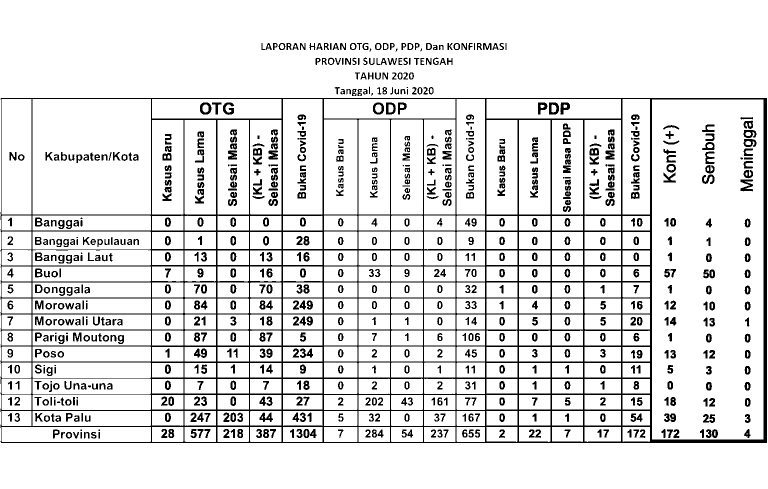
#> input picture images/bw_invert.png, 1536 x 978 px (shown at 1/2 size)
$ python ROI_selection.py ../images/bw_invert.png
#> lines starting #> are read from the running program, lines starting #| are printed output that depends on the picture; after the words box and inside, x2 and y2 are one past the last pixel; in counts of white or black regions, pixels touching at a corner belong together
#> in main, src is the input picture: shape (978, 1536, 3); 88.5% white; 841 black regions (31 under 20 px), largest, box (x1, y1, x2, y2) and area: (1, 196, 1534, 886) 87071, (1481, 359, 1506, 383) 352, (1098, 205, 1118, 229) 311
# -*- coding: utf-8 -*-
"""
Created on Tue Jun 16 15:48:11 2020

@author: My Laptop
"""

# -*- coding: utf-8 -*-
"""
Created on Tue Jun 16 14:19:57 2020

@author: My Laptop
"""

# -*- coding: utf-8 -*-
"""
Created on Tue Jun 16 13:48:51 2020

@author: My Laptop
"""

"""
@file hough_lines.py
@brief This program demonstrates line finding with the Hough transform
"""
import sys
import math
import cv2 as cv
import numpy as np

def is_vertical(line):
    return line[0]==line[2]

def is_horizontal(line):
    return line[1]==line[3]

def overlapping_filter(lines, sorting_index):
    filtered_lines = []

    lines = sorted(lines, key=lambda lines: lines[sorting_index])

    for i in range(len(lines)):
            l_curr = lines[i]
            if(i>0):
                l_prev = lines[i-1]
                if ( (l_curr[sorting_index] - l_prev[sorting_index]) > 5):
                    filtered_lines.append(l_curr)
            else:
                filtered_lines.append(l_curr)

    return filtered_lines

def detect_lines(image, title='default', rho = 1, theta = np.pi/180, threshold = 50, minLinLength = 290, maxLineGap = 6, display = False, write = False):
    # Check if image is loaded fine
#> called with title = 'default', rho = 1, theta = 0.0175, threshold = 50, minLinLength = 290, maxLineGap = 6, display = True, write = False
    gray = cv.cvtColor(image, cv.COLOR_BGR2GRAY)

    if gray is None:
        print ('Error opening image!')
        return -1

    dst = cv.Canny(gray, 50, 150, None, 3)
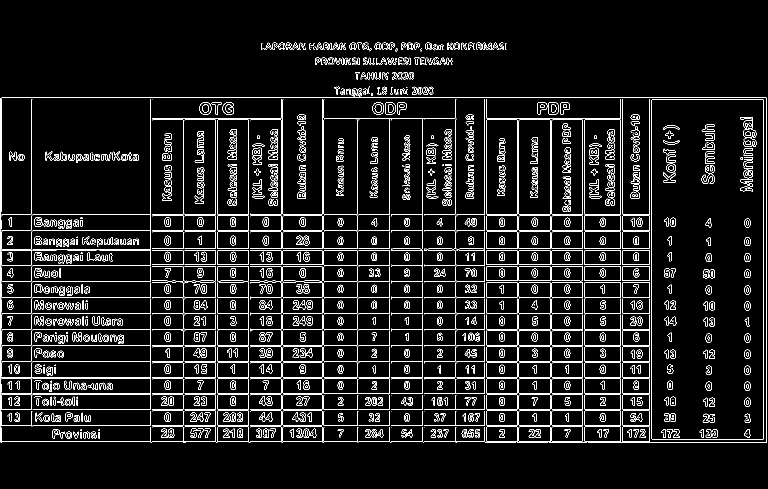
#> dst: shape (978, 1536) (shown at 1/2 size); 6.6% white in thin lines or dots, all inside (x1, y1, x2, y2) = (0, 85, 1534, 886)

    # Copy edges to the images that will display the results in BGR
    cImage = np.copy(image)

    #linesP = cv.HoughLinesP(dst, 1 , np.pi / 180, 50, None, 290, 6)
    linesP = cv.HoughLinesP(dst, rho , theta, threshold, None, minLinLength, maxLineGap)
#> linesP = 66 rows, first 6: [1, 428, 1303, 428], [1, 690, 1303, 690], [1, 626, 1303, 626], [3, 195, 1532, 195], [0, 594, 1303, 594], [1, 460, 1303, 460]

    horizontal_lines = []
    vertical_lines = []

    if linesP is not None:
        #for i in range(40, nb_lines):
        for i in range(0, len(linesP)):
            l = linesP[i][0]

            if (is_vertical(l)):
                vertical_lines.append(l)

            elif (is_horizontal(l)):
                horizontal_lines.append(l)
#> this loop made 66 passes
#> l on passes 1 to 12: [1, 428, 1303, 428], [1, 690, 1303, 690], [1, 626, 1303, 626], [3, 195, 1532, 195], [0, 594, 1303, 594], [1, 460, 1303, 460], [1, 658, 1303, 658], [1, 757, 1303, 757], [301, 497, 1303, 497], [135, 500, 1303, 500], [1, 883, 969, 883], [0, 722, 1303, 722]
#> after the loop, horizontal_lines = 36 items, first 6: [1, 428, 1303, 428], [1, 690, 1303, 690], [1, 626, 1303, 626], [3, 195, 1532, 195], [0, 594, 1303, 594], [1, 460, 1303, 460]; vertical_lines = 30 items, first 6: [1533, 885, 1533, 196], [565, 885, 565, 199], [972, 881, 972, 199], [1299, 882, 1299, 198], [1168, 881, 1168, 241], [1, 756, 1, 439]

        horizontal_lines = overlapping_filter(horizontal_lines, 1)
#> in overlapping_filter, `lines = sorted(lines, key=lambda lines: lines[sorting_index])`: lines = 36 items, first 6: [3, 195, 1532, 195], [1, 428, 1303, 428], [300, 431, 648, 431], [1, 460, 1303, 460], [300, 463, 648, 463], [301, 497, 1303, 497]
#> the loop in overlapping_filter, `for i in range(len(lines)):` made 36 passes
#> (l_curr, l_prev) on passes 2 to 13: ([1, 428, 1303, 428], [3, 195, 1532, 195]), ([300, 431, 648, 431], [1, 428, 1303, 428]), ([1, 460, 1303, 460], [300, 431, 648, 431]), ([300, 463, 648, 463], [1, 460, 1303, 460]), ([301, 497, 1303, 497], [300, 463, 648, 463]), ([4, 498, 300, 498], [301, 497, 1303, 497]), ([135, 500, 1303, 500], [4, 498, 300, 498]), ([301, 529, 647, 529], [135, 500, 1303, 500]), ([648, 530, 969, 530], [301, 529, 647, 529]), ([974, 532, 1303, 532], [648, 530, 969, 530]), ([969, 561, 1303, 561], [974, 532, 1303, 532]), ([639, 562, 969, 562], [969, 561, 1303, 561])
#> after the loop in overlapping_filter, `for i in range(len(lines)):`: filtered_lines = 16 items, first 6: [3, 195, 1532, 195], [1, 428, 1303, 428], [1, 460, 1303, 460], [301, 497, 1303, 497], [301, 529, 647, 529], [969, 561, 1303, 561]
#> horizontal_lines has the same summary as filtered_lines in overlapping_filter
        vertical_lines = overlapping_filter(vertical_lines, 0)
#> the loop in overlapping_filter (call 2), `for i in range(len(lines)):` made 30 passes
#> (l_curr, l_prev) on passes 2 to 13: ([3, 758, 3, 440], [1, 756, 1, 439]), ([62, 851, 62, 198], [3, 758, 3, 440]), ([301, 885, 301, 198], [62, 851, 62, 198]), ([366, 882, 366, 240], [301, 885, 301, 198]), ([431, 882, 431, 240], [366, 882, 366, 240]), ([434, 885, 434, 241], [431, 882, 431, 240]), ([497, 885, 497, 240], [434, 885, 434, 241]), ([562, 882, 562, 198], [497, 885, 497, 240]), ([565, 885, 565, 199], [562, 882, 562, 198]), ([644, 882, 644, 198], [565, 885, 565, 199]), ([647, 885, 647, 199], [644, 882, 644, 198]), ([714, 882, 714, 239], [647, 885, 647, 199])
#> vertical_lines = 20 items, first 6: [1, 756, 1, 439], [62, 851, 62, 198], [301, 885, 301, 198], [366, 882, 366, 240], [431, 882, 431, 240], [497, 885, 497, 240]

    if (display):
        for i, line in enumerate(horizontal_lines):
            cv.line(cImage, (line[0], line[1]), (line[2], line[3]), (0,255,0), 3, cv.LINE_AA)

            cv.putText(cImage, str(i) + "h", (line[0] + 5, line[1]), cv.FONT_HERSHEY_SIMPLEX,
                       0.5, (0, 0, 0), 1, cv.LINE_AA)
#> this loop made 16 passes
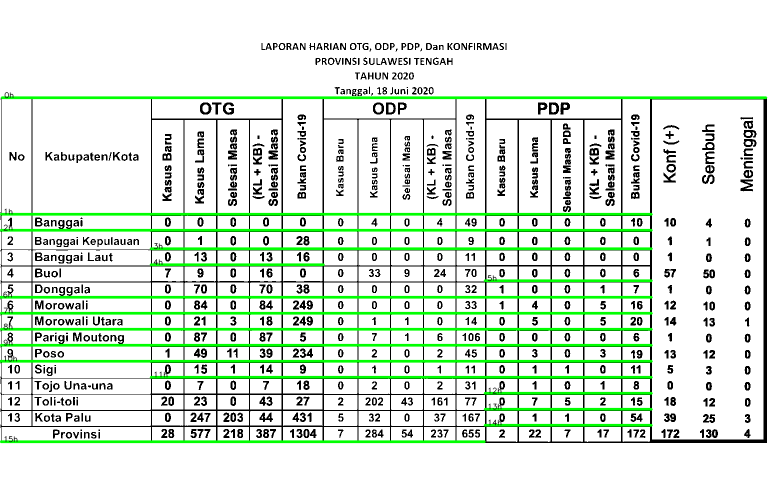
#> cImage: shape (978, 1536, 3) (shown at 1/2 size); 7.26% of pixels changed, all inside (x1, y1, x2, y2) = (0, 183, 1536, 887)

        for i, line in enumerate(vertical_lines):
            cv.line(cImage, (line[0], line[1]), (line[2], line[3]), (0,0,255), 3, cv.LINE_AA)
            cv.putText(cImage, str(i) + "v", (line[0], line[1] + 5), cv.FONT_HERSHEY_SIMPLEX,
                       0.5, (0, 0, 0), 1, cv.LINE_AA)
#> this loop made 20 passes
#> line on passes 1 to 12: [1, 756, 1, 439], [62, 851, 62, 198], [301, 885, 301, 198], [366, 882, 366, 240], [431, 882, 431, 240], [497, 885, 497, 240], [562, 882, 562, 198], [644, 882, 644, 198], [714, 882, 714, 239], [779, 882, 779, 239], [845, 882, 845, 239], [910, 882, 910, 198]
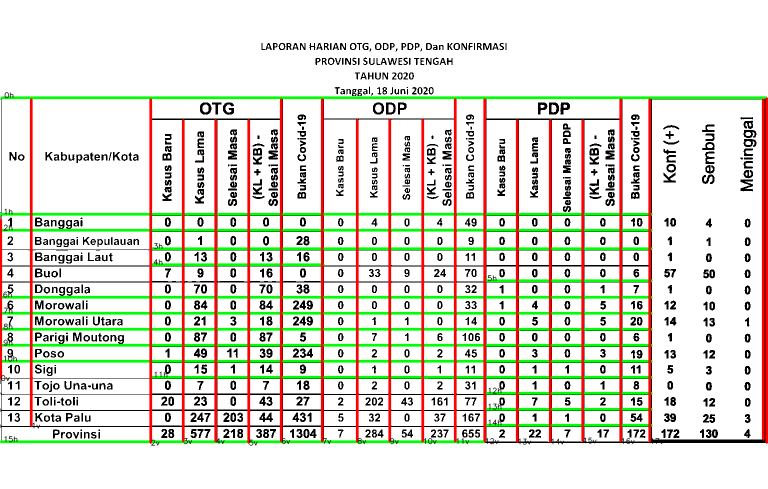
#> cImage: shape (978, 1536, 3) (shown at 1/2 size); 6.09% of pixels changed, all inside (x1, y1, x2, y2) = (0, 194, 1536, 892)

        cv.imshow("Source", cImage)
        #cv.imshow("Canny", cdstP)
        cv.waitKey(0)
        cv.destroyAllWindows()

    if (write):
        cv.imwrite("../Images/" + title + ".png", cImage);

    return (horizontal_lines, vertical_lines)

def get_cropped_image(image, x, y, w, h):
    cropped_image = image[ y:y+h , x:x+w ]
    return cropped_image

def get_ROI(image, horizontal, vertical, left_line_index, right_line_index, top_line_index, bottom_line_index, offset=4):
    x1 = vertical[left_line_index][2] + offset
    y1 = horizontal[top_line_index][3] + offset
    x2 = vertical[right_line_index][2] - offset
    y2 = horizontal[bottom_line_index][3] - offset

    w = x2 - x1
    h = y2 - y1

    cropped_image = get_cropped_image(image, x1, y1, w, h)

    return cropped_image, (x1, y1, w, h)

def main(argv):

    default_file = '../Images/source6.png'
    filename = argv[0] if len(argv) > 0 else default_file

    src = cv.imread(cv.samples.findFile(filename))

    # Loads an image
    horizontal, vertical = detect_lines(src, display=True)
#> horizontal has the same summary as filtered_lines in overlapping_filter; vertical has the same summary as vertical_lines in detect_lines

    return 0

if __name__ == "__main__":
    main(sys.argv[1:])
